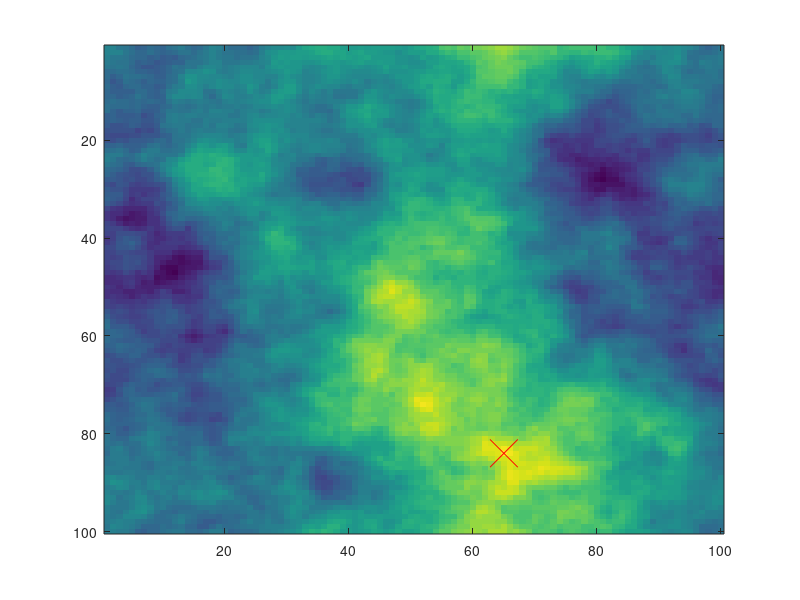

Write MATLAB code to recreate this figure. (Note: this script raises an error after producing the figure.)
clear;close all;
timesteps=10;
res=400; % Aufloesung im m
grid=40000/res; % Gittergroesse


N=100;
alpha = 1.7;
x = meshgrid(-N/2:N/2-1);
d = hypot(x,x')+1e-5;
Z = d.^(-alpha) .* exp(rand(N)*j*2*pi); % |Z(w)| = |w|^-a, phase(Z(w))=rand
Z = ifftn(ifftshift(Z));
%Z=peaks(grid);
%nested_data=50.*rand(grid*grid,1);
nested_data=reshape(abs(Z),[10000 1]);
nested_data_2d=reshape(nested_data,[grid,grid]);

sorted=zeros(grid*grid,3);
[sorted(:,1),I]=sort(nested_data);
sorted_2d=reshape(sorted(:,1),[grid, grid]);

sorted(:,2)=mod(I,100);
sorted(:,3)=ceil(I/100);

sorted(sorted(:,3)==0,3)=100;

c_range=20;
num_maxes=8;
maxima=zeros(num_maxes,3);
maxima(1,1:3)=sorted(end,:);
dummy=sorted;
for i=1:num_maxes
    tic
    distance=zeros(size(dummy,1),i);
    for j=1:i
       distance(:,j)= sqrt((maxima(j,2)-dummy(:,2)).^2+(maxima(j,3)-dummy(:,3)).^2);
    end
    pot_points_=distance>(c_range);
    l=1;
    for k=1:size(pot_points_,1)
        if prod(pot_points_(k,:))==1
            pot_points(l)=k;
            l=l+1;
        end
    end
    maxima(i+1,1:3)=dummy(pot_points(end),:);
    dummy=sorted(pot_points,:);
    toc
    pot_points_b{i}=pot_points;
    distance_b{i}=distance;
    clear pot_points
end
figure
imagesc(nested_data_2d)
hold on

for i=1:num_maxes+1
    for j=1:num_maxes+1
       maxima(i,j+3)=sqrt((maxima(i,2)-maxima(j,2)).^2+(maxima(i,3)-maxima(j,3)).^2);
    end
    plot(maxima(i,3),maxima(i,2),'rx','MarkerSize',20)
    circle(maxima(i,3),maxima(i,2),c_range);
end
